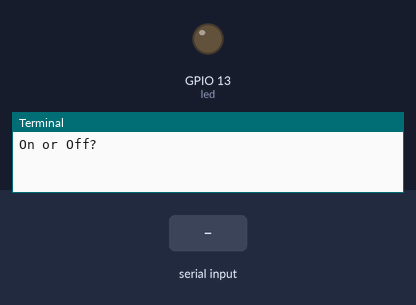
This program was run on a simulated Raspberry Pi (BCM pin numbers). Parts: output pins drawn as LEDs (lit = HIGH), the last lines printed to the terminal. The test bench sets the inputs (shaded band).

Above: at 1.2 s.
1.3 s: "on" typed at the terminal, then Enter
At 2.1 s:
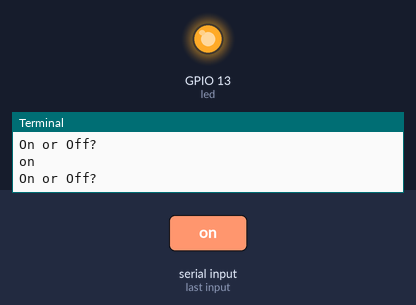
2.8 s: "off" typed at the terminal, then Enter
At 3.2 s:
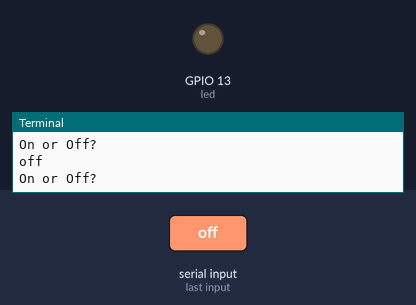
Timing chart, 0 to 5.8 s (numbered marks = the images above; inputs shaded):
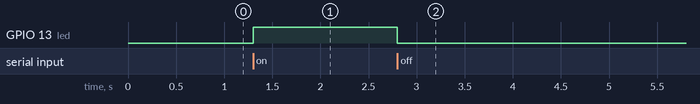

Measured:
- after the input at 1.3 s, GPIO 13 (led): LOW → HIGH at once
- after the input at 2.8 s, GPIO 13 (led): HIGH → LOW at once

The program:

prob1a.py
```python
from gpiozero import LED
from time import sleep

led = LED(13) #sets the led with gpio pin 19

while True:
	ans = input("On or Off? ") #asks the user to input the state of the led
	ans = ans.lower()
	if ans == 'on': #if the user anwsered on then the value of the gpio pin is set to 1 (3.3v is supplied)
		led.value = 1
	if ans == 'off': #if the user anwsered off then the value of the gpio pin is set to 0 (0v is supplied)
		led.value = 0
```
